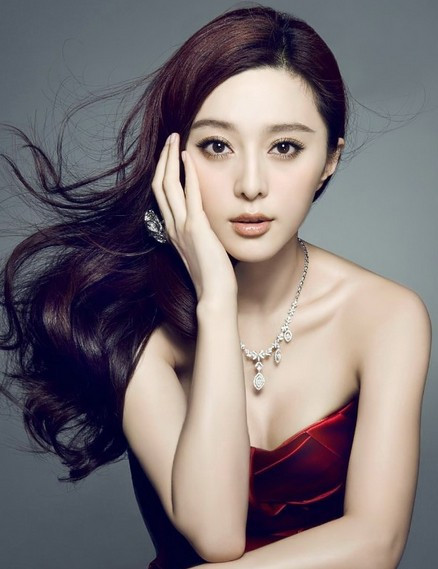
#> input picture images/bingbing.jpg, 438 x 569 px
$ python extract_obj.py -image ../../images/bingbing.jpg
#> lines starting #> are read from the running program, lines starting #| are printed output that depends on the picture; after the words box and inside, x2 and y2 are one past the last pixel; in counts of white or black regions, pixels touching at a corner belong together
import argparse
import math

import cv2
from matplotlib import pyplot as plt

ap = argparse.ArgumentParser()
ap.add_argument('-image', help='image to extract object from')


FLAGS = vars(ap.parse_args())

def main():
  image_org = cv2.imread(FLAGS['image'], cv2.IMREAD_COLOR)
#> image_org is the input picture: shape (569, 438, 3); mean B, G, R 116.8, 113.8, 122.7
  image_gray = cv2.cvtColor(image_org, cv2.COLOR_BGR2GRAY)
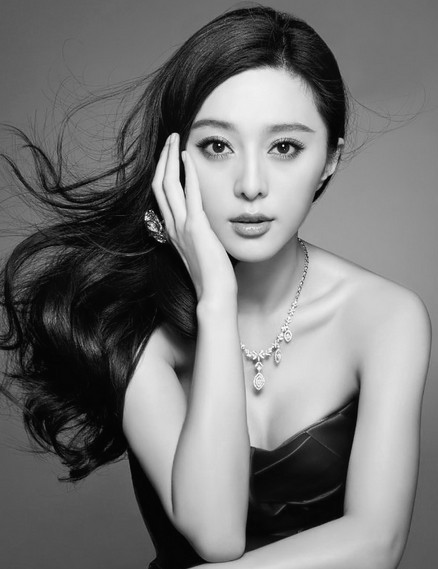
#> image_gray: shape (569, 438); min 2, max 254, mean 116.8
  # gaussion blur to remove noise
  image_blur = cv2.GaussianBlur(image_gray, (5, 5), 0)
  image_thresh = cv2.adaptiveThreshold(image_blur, 255,\
                                        cv2.ADAPTIVE_THRESH_GAUSSIAN_C,\
                                        cv2.THRESH_BINARY,
                                        11, 2)
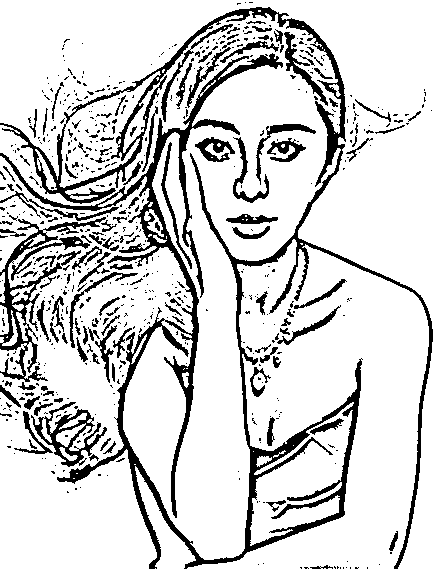
#> image_thresh: shape (569, 438); 83.1% white; 626 black regions (498 under 20 px), largest, box (x1, y1, x2, y2) and area: (0, 7, 433, 569) 22721, (0, 217, 106, 382) 2664, (31, 402, 107, 467) 1366
  images = [image_gray, image_blur, image_thresh]
  titles = ['gray', 'blur', 'threshold']
  image_count = len(images)
#> image_count = 3

  for i in range(image_count):
    plt.subplot(math.ceil(image_count/2), 2, i+1)
    plt.imshow(images[i], 'gray')
    plt.title(titles[i])
    plt.xticks([])
    plt.yticks([])
  plt.show()
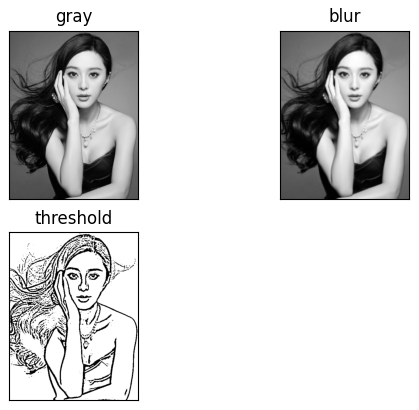
#> figure drawn by matplotlib, 3 panels


if __name__ == "__main__":
  main()
